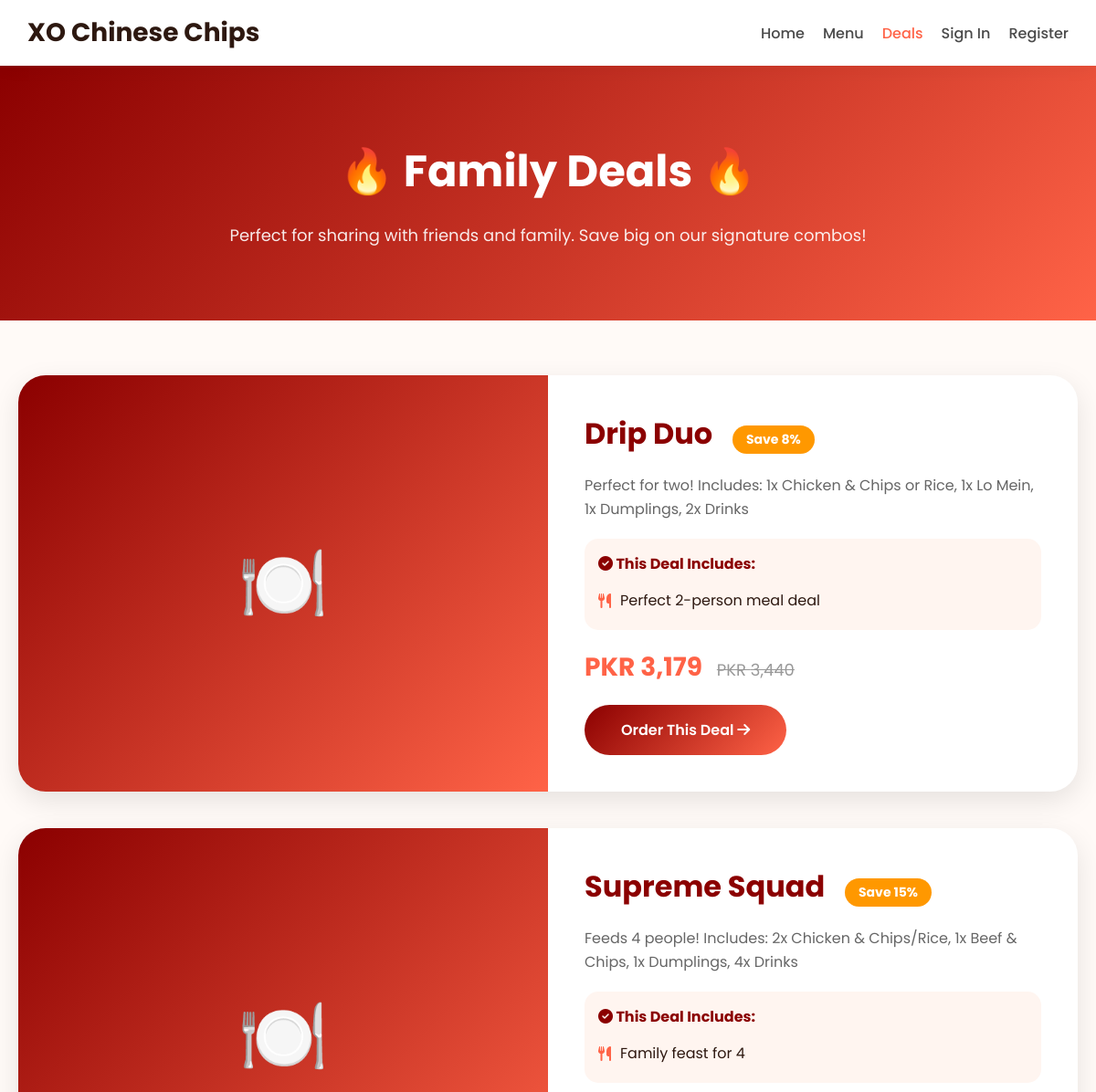
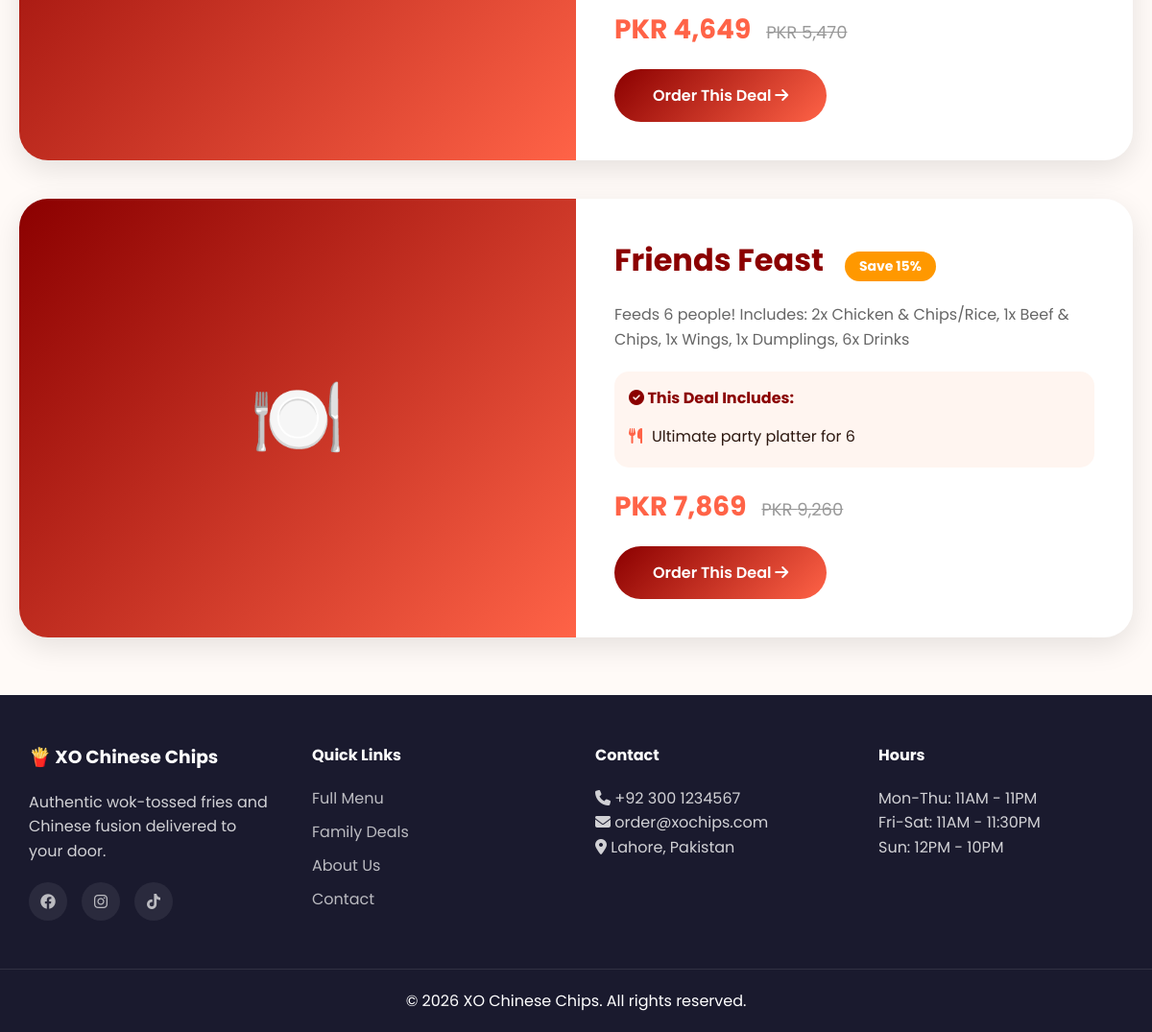
The page /deals.php on the database its author committed (2 pictures, top to bottom).
### tables this page shows
CREATE TABLE products (
    id INT PRIMARY KEY AUTO_INCREMENT,
    name VARCHAR(200) NOT NULL,
    slug VARCHAR(200) UNIQUE NOT NULL,
    description TEXT,
    short_description VARCHAR(500),
    price DECIMAL(10,2) NOT NULL,
    compare_price DECIMAL(10,2) DEFAULT 0,
    category_id INT,
    type ENUM('deal', 'main', 'drink', 'condiment', 'energy') DEFAULT 'main',
    sku VARCHAR(100),
    stock_quantity INT DEFAULT 999,
    is_featured BOOLEAN DEFAULT FALSE,
    is_new BOOLEAN DEFAULT FALSE,
    is_on_sale BOOLEAN DEFAULT FALSE,
    discount_percent INT DEFAULT 0,
    main_image VARCHAR(255) DEFAULT 'default-product.jpg',
    additional_images TEXT,
    status ENUM('active', 'inactive') DEFAULT 'active',
    created_at TIMESTAMP DEFAULT CURRENT_TIMESTAMP,
    FOREIGN KEY (category_id) REFERENCES categories(id) ON DELETE SET NULL
);

### deals.php (the view, shortened to what this page needs)
<?php
include "database.php";
$deals = mysqli_query($conn, "SELECT p.*, c.name as category_name, c.icon
    FROM products p
    JOIN categories c ON p.category_id = c.id
    WHERE p.status='active' AND p.type='deal'
    ORDER BY p.created_at DESC");
?>
<!DOCTYPE html>
<html lang="en">
<head>
    <link rel="stylesheet" href="https://cdnjs.cloudflare.com/ajax/libs/font-awesome/6.4.0/css/all.min.css">
    <link rel="stylesheet" href="style.css">
</head>
<body>
    <div class="header">
        <div class="header-content">
            <div class="logo">
                <span class="logo-text">XO Chinese Chips</span>
            </div>
            <div class="nav">
                <a href="index.php">Home</a>
                <a href="shop.php">Menu</a>
                <a href="deals.php" class="active">Deals</a>
                <?php if(isset($_SESSION['user_id'])): ?>
                <a href="dashboard.php">My Account</a>
                <a href="wishlist.php"><i class="fas fa-heart"></i> Wishlist</a>
                <a href="cart.php"><i class="fas fa-shopping-bag"></i> Cart</a>
                <a href="logout.php">Logout</a>
                <?php else: ?>
                <a href="signin.php">Sign In</a>
                <a href="register.php">Register</a>
                <?php endif; ?>
            </div>
        </div>
    </div>
    <div class="deals-hero">
        <h1>🔥 Family Deals 🔥</h1>
        <p>Perfect for sharing with friends and family. Save big on our signature combos!</p>
    </div>
    <div class="deals-container">
        <?php if(mysqli_num_rows($deals) == 0): ?>
        <div style="text-align: center; padding: 60px;">
            <i class="fas fa-tag" style="font-size: 64px; color: #ddd;"></i>
            <h3>No deals available right now</h3>
            <p>Check back soon for exciting offers!</p>
            <a href="shop.php" class="btn-primary" style="display: inline-block; margin-top: 20px;">Browse Menu</a>
        </div>
        <?php else: ?>
        <?php while($deal = mysqli_fetch_assoc($deals)):
            $image_path = 'uploads/products/' . $deal['main_image'];
            $savings = $deal['compare_price'] - $deal['price'];
            $savings_percent = round(($savings / $deal['compare_price']) * 100);
        ?>
        <div class="deal-card-large">
            <div class="deal-image-large">
                <?php if(file_exists($image_path) && $deal['main_image'] != 'default-product.jpg'): ?>
                <img src="<?php echo $image_path; ?>" alt="<?php echo htmlspecialchars($deal['name']); ?>">
                <?php else: ?>
                <div style="height:100%; background: linear-gradient(135deg, #8B0000, #FF6347); display: flex; align-items: center; justify-content: center; font-size: 80px;">🍽️</div>
                <?php endif; ?>
            </div>
            <div class="deal-content-large">
                <h2><?php echo htmlspecialchars($deal['name']); ?>
                    <span class="savings-badge">Save <?php echo $savings_percent; ?>%</span>
                </h2>
                <p class="deal-description"><?php echo htmlspecialchars($deal['description']); ?></p>
                <div class="deal-includes">
                    <h4><i class="fas fa-check-circle"></i> This Deal Includes:</h4>
                    <ul>
                        <?php
                        $includes = explode(',', $deal['short_description']);
                        foreach($includes as $item):
                            if(trim($item)):
                        ?>
                        <li><i class="fas fa-utensils"></i> <?php echo htmlspecialchars(trim($item)); ?></li>
                        <?php endif; endforeach; ?>
                    </ul>
                </div>
                <div class="deal-price-large">
                    PKR <?php echo number_format($deal['price']); ?>
                    <span class="old">PKR <?php echo number_format($deal['compare_price']); ?></span>
                </div>
                <a href="product_details.php?id=<?php echo $deal['id']; ?>" class="btn-order-deal">
                    Order This Deal <i class="fas fa-arrow-right"></i>
                </a>
            </div>
        </div>
        <?php endwhile; ?>
        <?php endif; ?>
    </div>
    <div class="footer">
        <div class="footer-content">
            <div class="footer-section">
                <h3>🍟 XO Chinese Chips</h3>
                <p>Authentic wok-tossed fries and Chinese fusion delivered to your door.</p>
                <div class="social-links">
                    <a href="#"><i class="fab fa-facebook"></i></a>
                    <a href="#"><i class="fab fa-instagram"></i></a>
                    <a href="#"><i class="fab fa-tiktok"></i></a>
                </div>
            </div>
            <div class="footer-section">
                <h4>Quick Links</h4>
                <a href="shop.php">Full Menu</a>
                <a href="deals.php">Family Deals</a>
                <a href="about.php">About Us</a>
                <a href="contact.php">Contact</a>
            </div>
            <div class="footer-section">
                <h4>Contact</h4>
                <p><i class="fas fa-phone"></i> +92 300 1234567</p>
                <p><i class="fas fa-envelope"></i> order@xochips.com</p>
                <p><i class="fas fa-map-marker-alt"></i> Lahore, Pakistan</p>
            </div>
            <div class="footer-section">
                <h4>Hours</h4>
                <p>Mon-Thu: 11AM - 11PM</p>
                <p>Fri-Sat: 11AM - 11:30PM</p>
                <p>Sun: 12PM - 10PM</p>
            </div>
        </div>
        <div class="footer-bottom">
            <p>&copy; <?php echo date('Y'); ?> XO Chinese Chips. All rights reserved.</p>
        </div>
    </div>
</body>
</html>

### style.css (style rules this page uses)
* { margin: 0; padding: 0; box-sizing: border-box; }
body { font-family: 'Poppins', sans-serif; background: #fffaf7; color: #2d1810; overflow-x: hidden; }
.header { background: white; box-shadow: 0 2px 20px rgba(0,0,0,0.05); position: sticky; top: 0; z-index: 1000; }
.header-content { max-width: 1400px; margin: 0 auto; padding: 15px 30px; display: flex; justify-content: space-between; align-items: center; flex-wrap: wrap; gap: 15px; }
.logo { font-size: 28px; font-weight: bold; }
.nav { display: flex; gap: 20px; align-items: center; flex-wrap: wrap; }
.nav a { text-decoration: none; color: #4a4a4a; transition: all 0.3s ease; font-weight: 500; }
.nav a:hover, .nav a.active { color: #FF6347; }
.footer { background: #1a1a2e; color: white; padding: 50px 0 0; }
.footer-content { max-width: 1400px; margin: 0 auto; display: grid; grid-template-columns: repeat(auto-fit, minmax(250px, 1fr)); gap: 40px; padding: 0 30px; }
.footer-section h3, .footer-section h4 { margin-bottom: 20px; }
.footer-section p { line-height: 1.6; opacity: 0.8; }
.footer-section a { display: block; color: white; text-decoration: none; margin-bottom: 10px; opacity: 0.7; transition: opacity 0.3s ease; }
.social-links { display: flex; gap: 15px; margin-top: 20px; }
.social-links a { display: inline-block; width: 40px; height: 40px; background: rgba(255,255,255,0.1); border-radius: 50%; display: flex; align-items: center; justify-content: center; transition: all 0.3s ease; }
.footer-bottom { text-align: center; padding: 20px; border-top: 1px solid rgba(255,255,255,0.1); margin-top: 40px; }

### deals.php (style rules this page uses)
.deals-hero { background: linear-gradient(135deg, #8B0000, #FF6347); text-align: center; padding: 80px 20px; color: white; }
.deals-hero h1 { font-size: 48px; margin-bottom: 20px; }
.deals-hero p { font-size: 18px; opacity: 0.9; }
.deals-container { max-width: 1200px; margin: 60px auto; padding: 0 20px; }
.deal-card-large { background: white; border-radius: 30px; overflow: hidden; display: grid; grid-template-columns: 1fr 1fr; margin-bottom: 40px; box-shadow: 0 10px 30px rgba(0,0,0,0.1); transition: transform 0.3s; }
.deal-image-large { height: 100%; min-height: 350px; background-size: cover; background-position: center; }
.deal-content-large { padding: 40px; }
.deal-content-large h2 { font-size: 32px; margin-bottom: 15px; color: #8B0000; }
.deal-description { color: #666; line-height: 1.6; margin: 20px 0; }
.deal-includes { background: #fff5f0; padding: 15px; border-radius: 15px; margin: 20px 0; }
.deal-includes h4 { margin-bottom: 10px; color: #8B0000; }
.deal-includes ul { list-style: none; padding-left: 0; }
.deal-includes li { padding: 5px 0; display: flex; align-items: center; gap: 10px; }
.deal-includes li i { color: #FF6347; }
.deal-price-large { font-size: 28px; font-weight: bold; color: #FF6347; margin: 20px 0; }
.deal-price-large .old { font-size: 18px; color: #999; text-decoration: line-through; margin-left: 10px; font-weight: normal; }
.btn-order-deal { display: inline-block; padding: 15px 40px; background: linear-gradient(135deg, #8B0000, #FF6347); color: white; text-decoration: none; border-radius: 50px; font-weight: 600; transition: all 0.3s; }
.savings-badge { display: inline-block; background: #ff9800; color: white; padding: 5px 15px; border-radius: 25px; font-size: 14px; font-weight: bold; margin-left: 15px; }

### rows shown on the page
products: name "Drip Duo", savings_percent "8", description "Perfect for two! Includes: 1x Chicken & Chips or Rice, 1x Lo Mein, 1x Dumplings, 2x Drinks", short_description "Perfect 2-person meal deal", price "3,179", compare_price "3,440"
products: name "Supreme Squad", savings_percent "15", description "Feeds 4 people! Includes: 2x Chicken & Chips/Rice, 1x Beef & Chips, 1x Dumplings, 4x Drinks", short_description "Family feast for 4", price "4,649", compare_price "5,470"
products: name "Friends Feast", savings_percent "15", description "Feeds 6 people! Includes: 2x Chicken & Chips/Rice, 1x Beef & Chips, 1x Wings, 1x Dumplings, 6x Drinks", short_description "Ultimate party platter for 6", price "7,869", compare_price "9,260"
